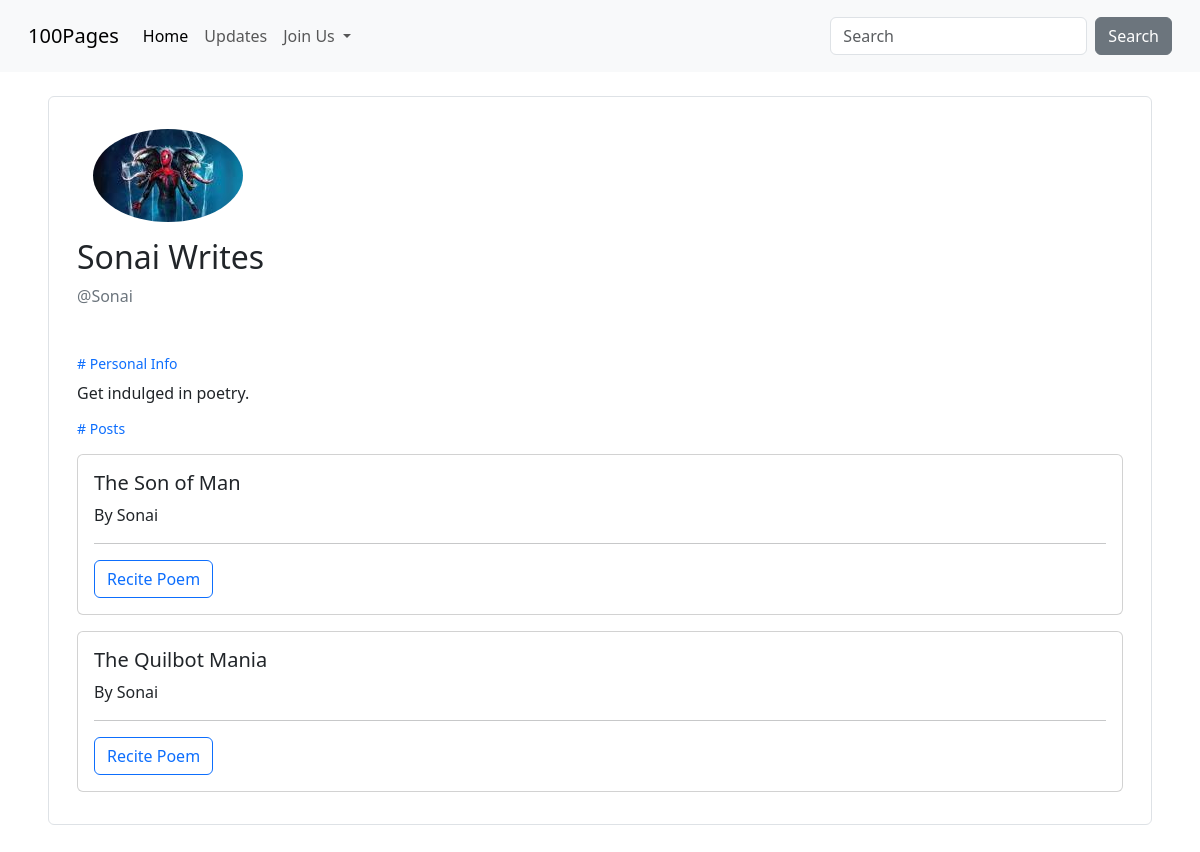
Screenshot of /author_profile/1/ with the database file from the repository.
### users/models.py (models this page shows, shortened)
class Profile(models.Model):
    user = models.OneToOneField(User, on_delete=models.CASCADE)
    dp = models.ImageField(default='default.jpeg', upload_to='profile_pics')
    stage_name = models.CharField(max_length=100)
    bio = models.TextField(max_length=500, blank=True)
    interests = models.CharField(max_length=100, blank=True)
    followers = models.ManyToManyField(User, related_name='followers', blank=True)

### blog/models.py (models this page shows, shortened)
class Posts(models.Model):
    title = models.CharField(max_length=100)
    subtitle = models.CharField(max_length=100)
    author = models.ForeignKey(User, on_delete=models.CASCADE)
    avatar = models.ImageField(default='default.jpeg', upload_to='profile_pics/')
    post = models.TextField()
    created_on = models.DateTimeField(auto_now=True)
    updated_on = models.DateTimeField(auto_now=True)
    upvotes = models.IntegerField(default=0)
    downvotes = models.IntegerField(default=0)
    class Meta:
        ordering = ['-created_on']

### users/views.py (the view)
# urls.py: path('author_profile/<int:user_id>/', views.author_profile,  name='author_profile' ),
def author_profile(request, user_id):
    author = get_object_or_404(User, id=user_id)
    my_posts = Posts.objects.filter(author=author)
    return render(request, 'users/author_profile.html', {'author': author, 'my_posts': my_posts})

### templates/users/author_profile.html (shortened to what this page needs)
{% extends '../index.html'%}
{% block content %}
{% if author %}
{% block profile_header %}
<div class="p-md-5 mt-5">
  <div class="container border rounded">
    <div class="col-md-8 p-3">
      <img class="rounded-circle account-img p-2 m-2" src="{{ author.profile.dp.url }}" />
      <div class="media-body">
        <h2 class="account-heading"> {{ author.profile.stage_name }}</h2>
        <p class="text-secondary">@{{author.username}} </p>
      </div>
    </div>
    {% endblock %}
    {% block info %}
    <div class="p-3">
      <div id="info" class="section-content">
        <h2 class="small fw-light text-primary"># Personal Info</h2>
        <p class="card-text">{{author.profile.bio}}</p>
      </div>
      <div id="posts">
        <h3 class="small fw-light text-primary mt-3"># Posts</h3>
        {% if my_posts %}
        {% for post in my_posts %}
        <div class="card my-3 w-100">
          <div class="card-body">
            <h5 class="card-title">{{post.title}} </h5>
            <p class="card-title fw-light">By {{post.author}} </p>
            <hr>
            <a href="{% url 'post_detail' post.id%}" class="btn btn-outline-primary">Recite Poem</a>
          </div>
        </div>
        {% endfor %}
          {% endif %}
        </div>
        {% endblock %}
        {% else %}
        <h3>You can't view author</h3>
        {% endif %}
      </div>
    </div>
    {% endblock %}

### static/css/index.css (style rules this page uses)
* { margin: 0; padding: 0; }

### rows the page displays
Posts: title "The Son of Man", author "Sonai"
Posts: title "The Quilbot Mania", author "Sonai"

### other values shown
{{ author.profile.stage_name }} "Sonai Writes"
{{ author.username }} "Sonai"
{{ author.profile.bio }} "Get indulged in poetry."
